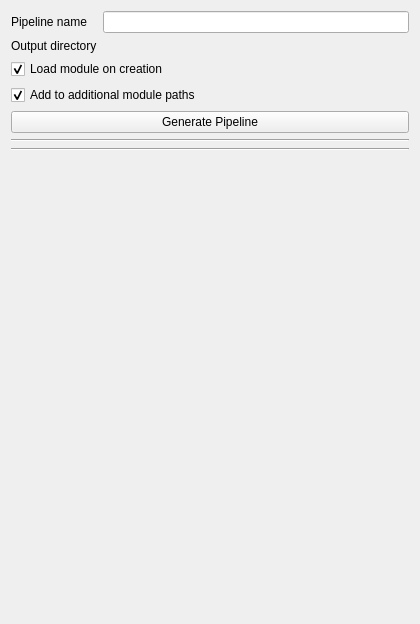
<?xml version="1.0" encoding="UTF-8"?>
<ui version="4.0">
 <class>PipelineCreatorMk2</class>
 <widget class="qMRMLWidget" name="PipelineCreatorMk2">
  <property name="geometry">
   <rect>
    <x>0</x>
    <y>0</y>
    <width>420</width>
    <height>624</height>
   </rect>
  </property>
  <layout class="QVBoxLayout" name="verticalLayout">
   <item>
    <layout class="QFormLayout" name="formLayout">
     <item row="0" column="0">
      <widget class="QLabel" name="label">
       <property name="text">
        <string>Pipeline name</string>
       </property>
      </widget>
     </item>
     <item row="0" column="1">
      <widget class="QLineEdit" name="lineEdit">
       <property name="SlicerParameterName" stdset="0">
        <string>pipelineName</string>
       </property>
      </widget>
     </item>
     <item row="1" column="0">
      <widget class="QLabel" name="label_2">
       <property name="text">
        <string>Output directory</string>
       </property>
      </widget>
     </item>
     <item row="1" column="1">
      <widget class="ctkDirectoryButton" name="DirectoryButton">
       <property name="SlicerParameterName" stdset="0">
        <string>outputDirectory</string>
       </property>
      </widget>
     </item>
    </layout>
   </item>
   <item>
    <widget class="QCheckBox" name="LoadModuleOnCreationCheckBox">
     <property name="text">
      <string>Load module on creation</string>
     </property>
     <property name="checked">
      <bool>true</bool>
     </property>
     <property name="SlicerParameterName" stdset="0">
      <string>loadModuleOnCreation</string>
     </property>
    </widget>
   </item>
   <item>
    <widget class="QCheckBox" name="AddToAdditionalModulePathCheckBox">
     <property name="text">
      <string>Add to additional module paths</string>
     </property>
     <property name="checked">
      <bool>true</bool>
     </property>
     <property name="SlicerParameterName" stdset="0">
      <string>addToAdditionalModulePaths</string>
     </property>
    </widget>
   </item>
   <item>
    <widget class="QPushButton" name="GeneratePipelineButton">
     <property name="text">
      <string>Generate Pipeline</string>
     </property>
    </widget>
   </item>
   <item>
    <widget class="Line" name="line_2">
     <property name="orientation">
      <enum>Qt::Horizontal</enum>
     </property>
    </widget>
   </item>
   <item>
    <widget class="Line" name="line">
     <property name="orientation">
      <enum>Qt::Horizontal</enum>
     </property>
    </widget>
   </item>
   <item>
    <widget class="QWidget" name="StepsContainerWidget" native="true"/>
   </item>
   <item>
    <spacer name="verticalSpacer">
     <property name="orientation">
      <enum>Qt::Vertical</enum>
     </property>
     <property name="sizeHint" stdset="0">
      <size>
       <width>20</width>
       <height>40</height>
      </size>
     </property>
    </spacer>
   </item>
  </layout>
 </widget>
 <customwidgets>
  <customwidget>
   <class>qMRMLWidget</class>
   <extends>QWidget</extends>
   <header>qMRMLWidget.h</header>
   <container>1</container>
  </customwidget>
  <customwidget>
   <class>ctkDirectoryButton</class>
   <extends>QWidget</extends>
   <header>ctkDirectoryButton.h</header>
  </customwidget>
 </customwidgets>
 <resources/>
 <connections/>
</ui>
